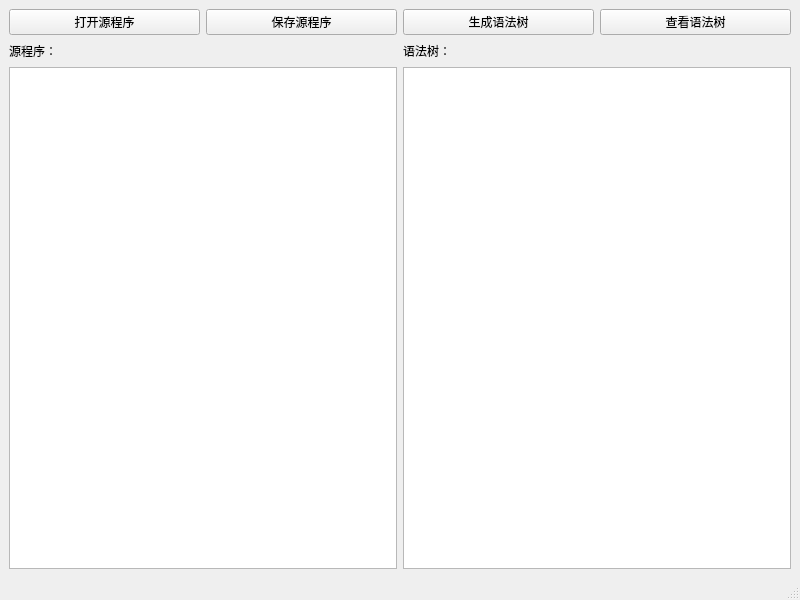
<?xml version="1.0" encoding="UTF-8"?>
<ui version="4.0">
 <class>MainWindow</class>
 <widget class="QMainWindow" name="MainWindow">
  <property name="geometry">
   <rect>
    <x>0</x>
    <y>0</y>
    <width>800</width>
    <height>600</height>
   </rect>
  </property>
  <property name="windowTitle">
   <string>TinyPlus</string>
  </property>
  <widget class="QWidget" name="centralwidget">
   <layout class="QVBoxLayout" name="verticalLayout">
    <item>
     <layout class="QHBoxLayout" name="horizontalLayout">
      <item>
       <widget class="QPushButton" name="pushButton">
        <property name="text">
         <string>打开源程序</string>
        </property>
       </widget>
      </item>
      <item>
       <widget class="QPushButton" name="pushButton_2">
        <property name="text">
         <string>保存源程序</string>
        </property>
       </widget>
      </item>
      <item>
       <widget class="QPushButton" name="pushButton_3">
        <property name="text">
         <string>生成语法树</string>
        </property>
       </widget>
      </item>
      <item>
       <widget class="QPushButton" name="pushButton_4">
        <property name="text">
         <string>查看语法树</string>
        </property>
       </widget>
      </item>
     </layout>
    </item>
    <item>
     <layout class="QHBoxLayout" name="horizontalLayout_2">
      <item>
       <widget class="QLabel" name="label">
        <property name="text">
         <string>源程序：</string>
        </property>
       </widget>
      </item>
      <item>
       <spacer name="horizontalSpacer">
        <property name="orientation">
         <enum>Qt::Horizontal</enum>
        </property>
        <property name="sizeHint" stdset="0">
         <size>
          <width>40</width>
          <height>20</height>
         </size>
        </property>
       </spacer>
      </item>
      <item>
       <widget class="QLabel" name="label_2">
        <property name="text">
         <string>语法树：</string>
        </property>
       </widget>
      </item>
      <item>
       <spacer name="horizontalSpacer_2">
        <property name="orientation">
         <enum>Qt::Horizontal</enum>
        </property>
        <property name="sizeHint" stdset="0">
         <size>
          <width>40</width>
          <height>20</height>
         </size>
        </property>
       </spacer>
      </item>
     </layout>
    </item>
    <item>
     <layout class="QHBoxLayout" name="horizontalLayout_3">
      <item>
       <widget class="QTextEdit" name="textEdit"/>
      </item>
      <item>
       <widget class="QTextEdit" name="textEdit_2"/>
      </item>
     </layout>
    </item>
   </layout>
  </widget>
  <widget class="QMenuBar" name="menubar">
   <property name="geometry">
    <rect>
     <x>0</x>
     <y>0</y>
     <width>800</width>
     <height>21</height>
    </rect>
   </property>
  </widget>
  <widget class="QStatusBar" name="statusbar"/>
 </widget>
 <resources/>
 <connections/>
</ui>
